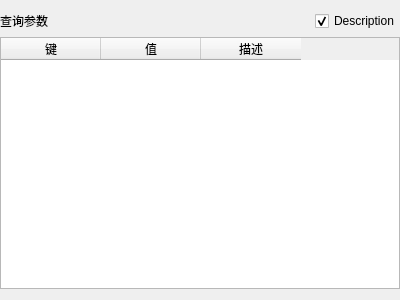
<?xml version="1.0" encoding="UTF-8"?>
<ui version="4.0">
 <class>Form</class>
 <widget class="QWidget" name="Form">
  <property name="geometry">
   <rect>
    <x>0</x>
    <y>0</y>
    <width>400</width>
    <height>300</height>
   </rect>
  </property>
  <property name="windowTitle">
   <string>Form</string>
  </property>
  <layout class="QGridLayout" name="gridLayout">
   <property name="leftMargin">
    <number>0</number>
   </property>
   <property name="rightMargin">
    <number>0</number>
   </property>
   <item row="0" column="0">
    <layout class="QVBoxLayout" name="verticalLayout">
     <item>
      <layout class="QHBoxLayout" name="horizontalLayout">
       <item>
        <widget class="QLabel" name="label">
         <property name="text">
          <string>查询参数</string>
         </property>
        </widget>
       </item>
       <item>
        <spacer name="horizontalSpacer">
         <property name="orientation">
          <enum>Qt::Horizontal</enum>
         </property>
         <property name="sizeHint" stdset="0">
          <size>
           <width>40</width>
           <height>20</height>
          </size>
         </property>
        </spacer>
       </item>
       <item>
        <widget class="QCheckBox" name="checkBox">
         <property name="cursor">
          <cursorShape>PointingHandCursor</cursorShape>
         </property>
         <property name="text">
          <string>Description</string>
         </property>
         <property name="checked">
          <bool>true</bool>
         </property>
        </widget>
       </item>
      </layout>
     </item>
     <item>
      <widget class="QTableWidget" name="tableWidget">
       <column>
        <property name="text">
         <string>键</string>
        </property>
       </column>
       <column>
        <property name="text">
         <string>值</string>
        </property>
       </column>
       <column>
        <property name="text">
         <string>描述</string>
        </property>
       </column>
      </widget>
     </item>
    </layout>
   </item>
  </layout>
 </widget>
 <resources/>
 <connections/>
</ui>
